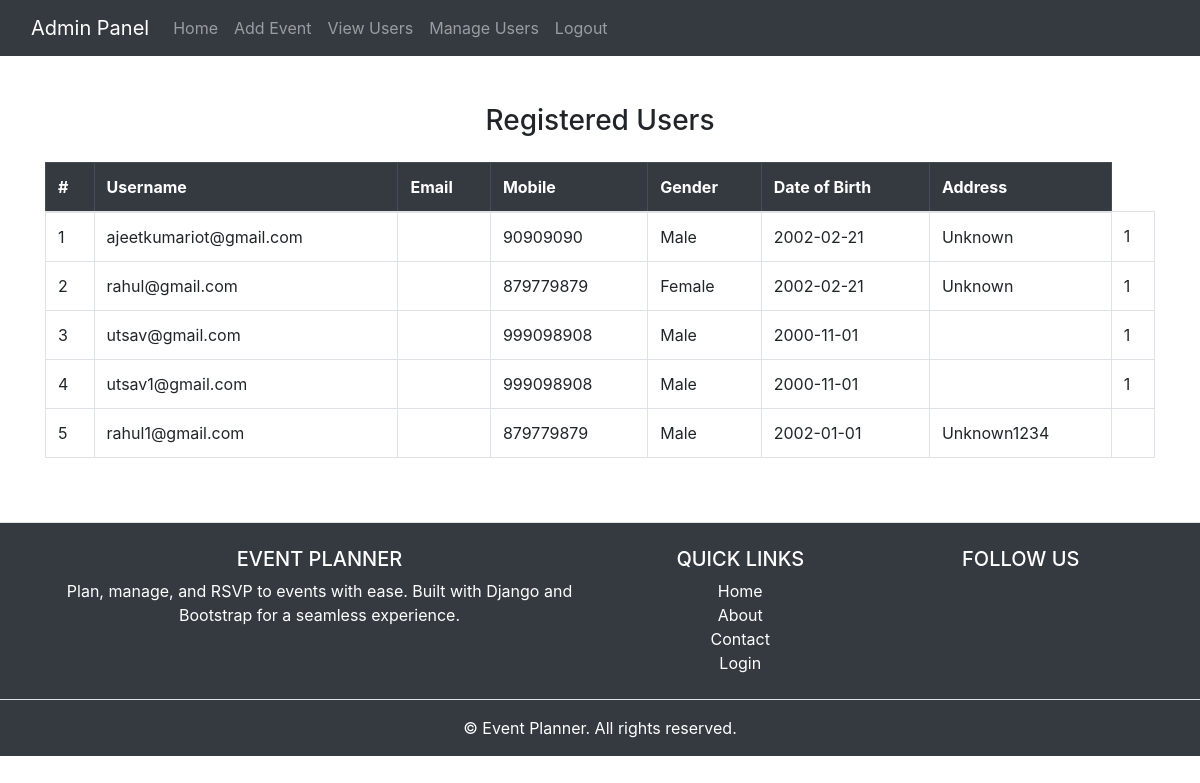
Page /view_users/ on the committed database.
### event/models.py (models this page shows, shortened)
class Signup(models.Model):
    user = models.ForeignKey(User,on_delete=models.CASCADE)
    mobile = models.CharField(max_length=20,null=True)
    gender = models.CharField(max_length=20,null=True)
    image = models.FileField(null=True)
    dob = models.CharField(max_length=20,null=True)
    address = models.CharField(max_length=50,null=True)
    event_name = models.CharField(max_length=100, null=True, blank=True)

### event/views.py (the view)
# urls.py: path('view_users/', view_users, name='view_users'),
def view_users(request):
    users = Signup.objects.all()
    d = {'users': users}
    return render(request, 'view_user.html', d)

### event/templates/view_user.html
{% include 'admin_header.html' %}
{% include 'admin_navigation.html' %}
{% load static %}
<div class="container mt-5">
    <h3 class="mb-4 text-center">Registered Users</h3>
    <div class="table-responsive">
        <table class="table table-bordered table-hover">
            <thead class="table-dark">
                <tr>
                    <th>#</th>
                    <th>Username</th>
                    <th>Email</th>
                    <th>Mobile</th>
                    <th>Gender</th>
                    <th>Date of Birth</th>
                    <th>Address</th>
                </tr>
            </thead>
            <tbody>
                {% for user in users %}
                <tr>
                    <td>{{ forloop.counter }}</td>
                    <td>{{ user.user.username }}</td>
                    <td>{{ user.user.email}}</td>
                    <td>{{ user.mobile }}</td>
                    <td>{{ user.gender }}</td>
                    <td>{{ user.dob }}</td>
                    <td>{{ user.address }}</td>
                    <td>{{user.event_name}}</td>
                </tr>
                {% empty %}
                <tr>
                    <td colspan="7" class="text-center">No users found.</td>
                </tr>
                {% endfor %}
            </tbody>
        </table>
    </div>
</div>
{% include 'footer.html' %}

### rows in the picture
Signup: user.username "ajeetkumariot@gmail.com", mobile "90909090", gender "Male", dob "2002-02-21", address "Unknown", event_name "1"
Signup: user.username "rahul@gmail.com", mobile "879779879", gender "Female", dob "2002-02-21", address "Unknown", event_name "1"
Signup: user.username "utsav@gmail.com", mobile "999098908", gender "Male", dob "2000-11-01", event_name "1"
Signup: user.username "utsav1@gmail.com", mobile "999098908", gender "Male", dob "2000-11-01", event_name "1"
Signup: user.username "rahul1@gmail.com", mobile "879779879", gender "Male", dob "2002-01-01", address "Unknown1234"
